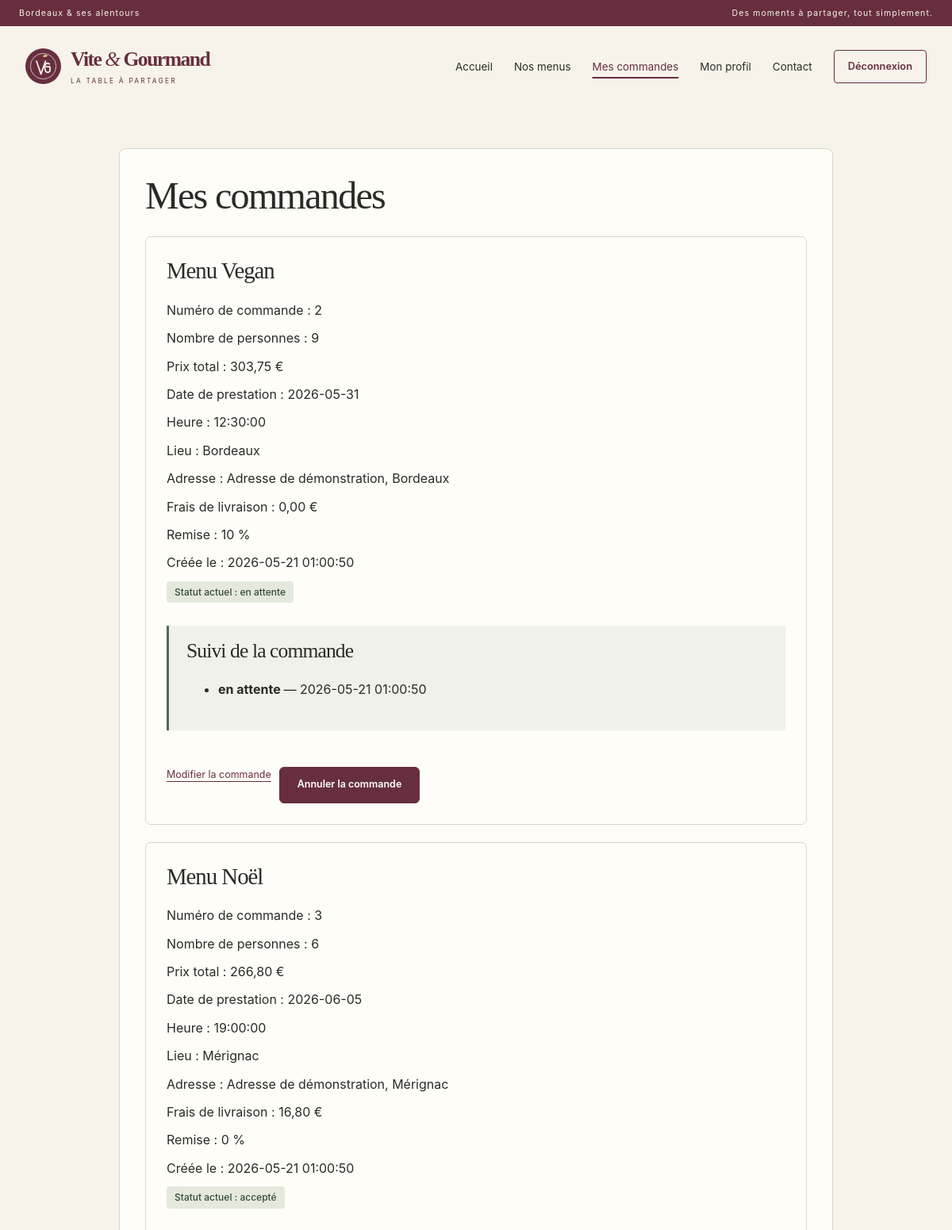
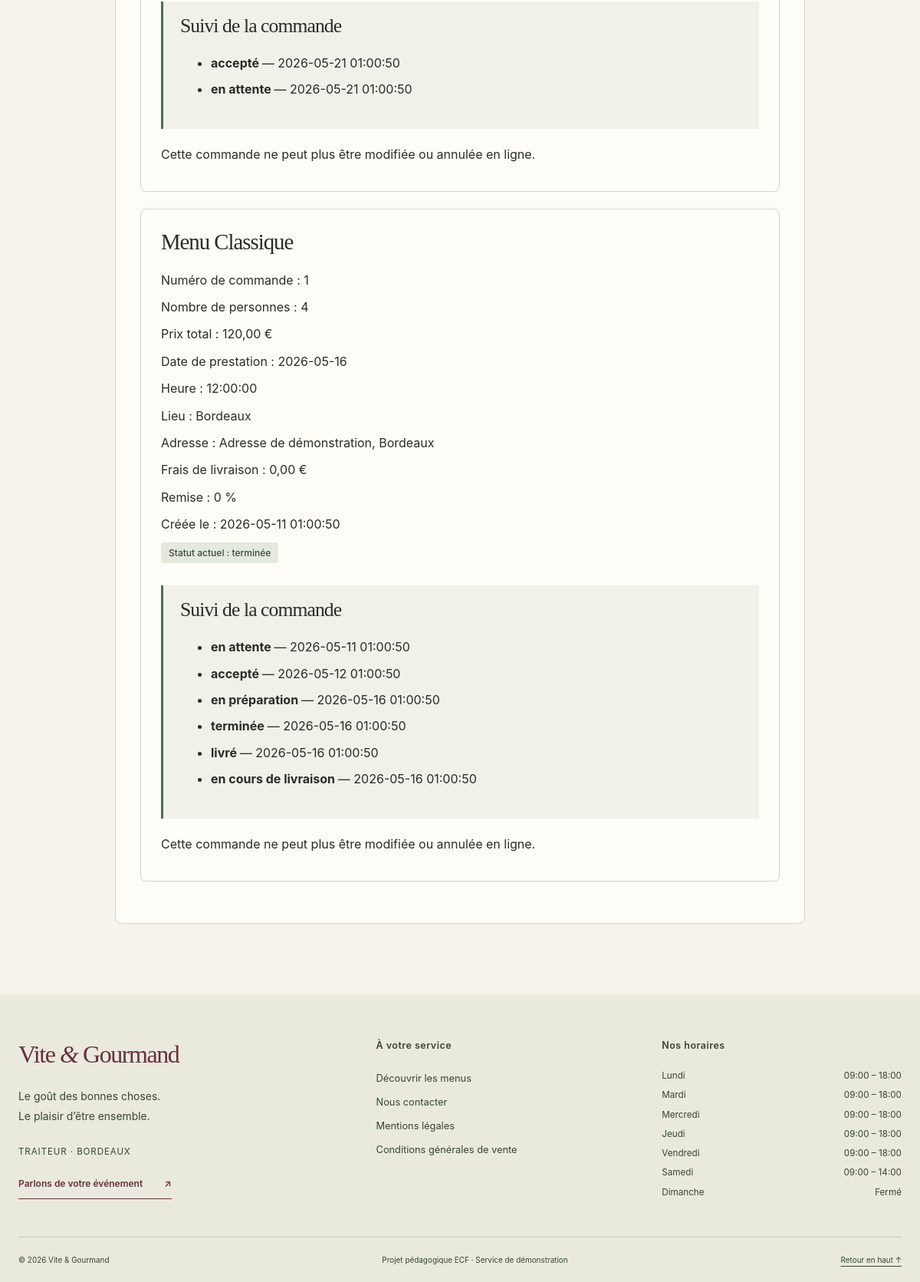
The app's page /mes-commandes.php (signed in) with its own data (2 pictures, top to bottom).
### tables this page shows
CREATE TABLE `commandes` (
    `id` INT NOT NULL AUTO_INCREMENT,

    `user_id` INT NOT NULL,
    `menu_id` INT NOT NULL,

    `nb_personnes` INT NOT NULL,
    `prix_total` DECIMAL(10,2) NOT NULL,

    `date_prestation` DATE DEFAULT NULL,
    `heure_prestation` TIME DEFAULT NULL,
    `lieu_prestation` VARCHAR(255) DEFAULT NULL,
    `adresse_prestation` VARCHAR(255) DEFAULT NULL,

    `distance_km` DECIMAL(10,2) NOT NULL DEFAULT 0,
    `frais_livraison` DECIMAL(10,2) NOT NULL DEFAULT 0,
    `remise_pourcentage` DECIMAL(5,2) NOT NULL DEFAULT 0,

    `statut` VARCHAR(50) NOT NULL DEFAULT 'en attente',

    `mode_contact_annulation` VARCHAR(100) DEFAULT NULL,
    `motif_annulation` TEXT DEFAULT NULL,
    `date_annulation` DATETIME DEFAULT NULL,

    `date_debut_attente_retour` DATETIME DEFAULT NULL,
    `date_retour_materiel` DATETIME DEFAULT NULL,
    `materiel_retourne` TINYINT(1) NOT NULL DEFAULT 0,
    `frais_retard_materiel` DECIMAL(10,2) NOT NULL DEFAULT 0,

    `notification_retard_envoyee` TINYINT(1) NOT NULL DEFAULT 0,
    `date_notification_retard` DATETIME DEFAULT NULL,

    `created_at` TIMESTAMP NOT NULL DEFAULT CURRENT_TIMESTAMP,
    `updated_at` TIMESTAMP NOT NULL DEFAULT CURRENT_TIMESTAMP
        ON UPDATE CURRENT_TIMESTAMP,

    PRIMARY KEY (`id`),

    KEY `idx_commandes_user` (`user_id`),
    KEY `idx_commandes_menu` (`menu_id`),
    KEY `idx_commandes_statut` (`statut`),
    KEY `idx_commandes_created_menu` (`created_at`, `menu_id`),

    CONSTRAINT `fk_commandes_user`
        FOREIGN KEY (`user_id`)
        REFERENCES `users` (`id`),

    CONSTRAINT `fk_commandes_menu`
        FOREIGN KEY (`menu_id`)
        REFERENCES `menus` (`id`)

);

CREATE TABLE `menus` (
    `id` INT NOT NULL AUTO_INCREMENT,
    `titre` VARCHAR(255) NOT NULL,
    `description` TEXT NOT NULL,
    `prix` DECIMAL(10,2) NOT NULL,
    `nb_personnes_min` INT NOT NULL,

    `theme` VARCHAR(100) DEFAULT NULL,
    `regime` VARCHAR(100) DEFAULT NULL,

    `stock_disponible` INT NOT NULL DEFAULT 0,

    `conditions_menu` TEXT DEFAULT NULL,
    `delai_commande_heures` INT DEFAULT NULL,

    `actif` TINYINT(1) NOT NULL DEFAULT 1,

    PRIMARY KEY (`id`)
);

CREATE TABLE `historique_statuts` (
    `id` INT NOT NULL AUTO_INCREMENT,
    `commande_id` INT NOT NULL,
    `statut` VARCHAR(50) NOT NULL,
    `modifie_par` INT DEFAULT NULL,
    `date_modification` DATETIME NOT NULL DEFAULT CURRENT_TIMESTAMP,

    PRIMARY KEY (`id`),

    CONSTRAINT `fk_historique_commande`
        FOREIGN KEY (`commande_id`)
        REFERENCES `commandes` (`id`)
        ON DELETE CASCADE,

    CONSTRAINT `fk_historique_user`
        FOREIGN KEY (`modifie_par`)
        REFERENCES `users` (`id`)
        ON DELETE SET NULL

);

CREATE TABLE `horaires` (
    `id` INT NOT NULL AUTO_INCREMENT,
    `jour` VARCHAR(20) NOT NULL,
    `heure_ouverture` TIME DEFAULT NULL,
    `heure_fermeture` TIME DEFAULT NULL,
    `ferme` TINYINT(1) NOT NULL DEFAULT 0,

    PRIMARY KEY (`id`),
    UNIQUE KEY `jour` (`jour`)
);

### Config/security.php (called while the page is built, shortened)
<?php
function e(mixed $value): string
{
    return htmlspecialchars((string) $value, ENT_QUOTES | ENT_SUBSTITUTE, 'UTF-8');
}

### Public/mes-commandes.php (the view, shortened to what this page needs)
<?php
require_once __DIR__ . '/../Config/database.php';
$user_id = $_SESSION['user_id'];
$sql = '
    SELECT
        menus.titre,
        commandes.id,
        commandes.nb_personnes,
        commandes.prix_total,
        commandes.statut,
        commandes.date_prestation,
        commandes.heure_prestation,
        commandes.lieu_prestation,
        commandes.adresse_prestation,
        commandes.frais_livraison,
        commandes.remise_pourcentage,
        commandes.created_at,
        (SELECT COUNT(*) FROM avis WHERE avis.commande_id = commandes.id) AS avis_depose
    FROM commandes
    INNER JOIN menus
        ON commandes.menu_id = menus.id
    WHERE commandes.user_id = :user_id
    ORDER BY commandes.created_at DESC
';
$stmt = $pdo->prepare($sql);
$stmt->execute([
    ':user_id' => $user_id
]);
$commandes = $stmt->fetchAll(PDO::FETCH_ASSOC);
$sqlHistorique = '
    SELECT
        historique_statuts.commande_id,
        historique_statuts.statut,
        historique_statuts.date_modification
    FROM historique_statuts
    INNER JOIN commandes
        ON historique_statuts.commande_id = commandes.id
    WHERE commandes.user_id = :user_id
    ORDER BY historique_statuts.date_modification ASC
';
$stmtHistorique = $pdo->prepare($sqlHistorique);
$stmtHistorique->execute([
    ':user_id' => $user_id
]);
$historiques = $stmtHistorique->fetchAll(PDO::FETCH_ASSOC);
$historiquesParCommande = [];
foreach ($historiques as $historique) {
    $commandeId = $historique['commande_id'];
    $historiquesParCommande[$commandeId][] = $historique;
}
?>
<?php require_once __DIR__ . '/../Templates/layout.php';
renderHeader('Mes commandes'); ?>
    <section class="content-panel">
        <h1>Mes commandes</h1>
        <?php if (empty($commandes)): ?>
            <p>
                Aucune commande pour le moment.
            </p>
        <?php else: ?>
            <?php foreach ($commandes as $commande): ?>
                <div class="commande">
                    <h2>
                        <?= htmlspecialchars($commande['titre']) ?>
                    </h2>
                    <p>
                        Numéro de commande :
                        <?= (int) $commande['id'] ?>
                    </p>
                    <p>
                        Nombre de personnes :
                        <?= (int) $commande['nb_personnes'] ?>
                    </p>
                    <p>
                        Prix total :
                        <?= number_format($commande['prix_total'], 2, ',', ' ') ?>
                        €
                    </p>
                    <p>
                        Date de prestation :
                        <?= !empty($commande['date_prestation']) ? htmlspecialchars($commande['date_prestation']) : 'Non renseignée' ?>
                    </p>
                    <p>
                        Heure :
                        <?= !empty($commande['heure_prestation']) ? htmlspecialchars($commande['heure_prestation']) : 'Non renseignée' ?>
                    </p>
                    <p>
                        Lieu :
                        <?= !empty($commande['lieu_prestation']) ? htmlspecialchars($commande['lieu_prestation']) : 'Non renseigné' ?>
                    </p>
                    <p>
                        Adresse :
                        <?= !empty($commande['adresse_prestation']) ? htmlspecialchars($commande['adresse_prestation']) : 'Non renseignée' ?>
                    </p>
                    <p>
                        Frais de livraison :
                        <?= number_format($commande['frais_livraison'], 2, ',', ' ') ?>
                        €
                    </p>
                    <p>
                        Remise :
                        <?= number_format($commande['remise_pourcentage'], 0) ?>
                        %
                    </p>
                    <p>
                        Créée le :
                        <?= htmlspecialchars($commande['created_at']) ?>
                    </p>
                    <p class="statut">
                        Statut actuel :
                        <?= htmlspecialchars($commande['statut']) ?>
                    </p>
                    <div class="historique">
                        <h3>Suivi de la commande</h3>
                        <?php
                $commandeId = $commande['id'];
                ?>
                        <?php
                if (
                    !empty(
                        $historiquesParCommande[$commandeId]
                    )
                ):
                    ?>
                            <ul>
                                <?php
                            foreach (
                                $historiquesParCommande[$commandeId] as $historique
                            ):
                                ?>
                                    <li>
                                        <strong>
                                            <?= htmlspecialchars($historique['statut']) ?>
                                        </strong>
                                        —
                                        <?= htmlspecialchars($historique['date_modification']) ?>
                                    </li>
                                <?php endforeach; ?>
                            </ul>
                        <?php endif; ?>
                    </div>
                    <?php if ($commande['statut'] === 'en attente'): ?>
                        <div class="actions">
                            <a
                                href="modifier-commande.php?id=<?= (int) $commande['id'] ?>"
                            >
                                Modifier la commande
                            </a>
                            <form method="post" action="supprimer-commande.php" class="inline-form">
                                <button type="submit" class="danger">Annuler la commande</button>
                            </form>
                        </div>
                    <?php else: ?>
                        <p>
                            Cette commande ne peut plus
                            être modifiée ou annulée en ligne.
                        </p>
                    <?php endif; ?>
                </div>
            <?php endforeach; ?>
        <?php endif; ?>
    </section>
<?php renderFooter($pdo); ?>

### Templates/layout.php (shortened to what this page needs)
<?php
require_once __DIR__ . '/../Config/security.php';
function renderHeader(string $title): void
{
    $role = $_SESSION['role'] ?? '';
    $staff = in_array($role, ['admin', 'employe'], true);
    $links = $staff
        ? ['admin-commandes.php' => 'Commandes', 'admin-menus.php' => 'Menus', 'admin-plats.php' => 'Plats', 'admin-horaires.php' => 'Horaires', 'admin-avis.php' => 'Avis']
        : ['index.php' => 'Accueil', 'menus.php' => 'Nos menus'];
    if ($role === 'admin') {
        $links = ['admin-statistiques.php' => 'Statistiques'] + $links + ['admin-employes.php' => 'Équipe'];
    } elseif ($role === 'utilisateur') {
        $links += ['mes-commandes.php' => 'Mes commandes', 'mon-profil.php' => 'Mon profil'];
    }
    if (!$staff) {
        $links['contact.php'] = 'Contact';
    }
    $current = basename($_SERVER['SCRIPT_NAME'] ?? '');
    ?>
<!DOCTYPE html>
<html lang="fr">
<head>
    <link rel="stylesheet" href="style.css?v=<?= filemtime(__DIR__ . '/../Public/style.css') ?>">
</head>
<body class="<?= $staff ? 'staff-page' : 'public-page' ?>">
<div class="announcement">
    <span>Bordeaux & ses alentours</span>
    <span>Des moments à partager, tout simplement.</span>
</div>
<header class="site-header">
    <a class="brand" href="index.php" aria-label="Vite et Gourmand, accueil">
        <img src="assets/images/embleme.svg" alt="" width="45" height="45">
        <span>Vite <i>&</i> Gourmand<small>LA TABLE À PARTAGER</small></span>
    </a>
    <nav id="main-navigation" class="navbar-links" aria-label="Navigation principale">
        <?php foreach ($links as $href => $label): ?>
            <a href="<?= e($href) ?>" <?= $current === $href ? 'aria-current="page"' : '' ?>><?= e($label) ?></a>
        <?php endforeach; ?>
        <?php if (isset($_SESSION['user_id'])): ?>
            <form method="post" action="logout.php" class="logout-form">
                <button class="nav-account" type="submit">Déconnexion</button>
            </form>
        <?php else: ?>
            <a class="nav-account" href="login.php" <?= $current === 'login.php' ? 'aria-current="page"' : '' ?>>Mon espace <span aria-hidden="true">↗</span></a>
        <?php endif; ?>
    </nav>
</header>
<main id="main-content" class="page-shell">
<?php
}
function renderFooter(PDO $pdo): void
{
    $rows = $pdo->query('SELECT jour, heure_ouverture, heure_fermeture, ferme FROM horaires')->fetchAll(PDO::FETCH_ASSOC);
    $horaires = [];
    foreach ($rows as $row) {
        $horaires[strtolower($row['jour'])] = $row;
    }
    ?>
</main>
<footer class="site-footer">
    <div class="footer-grid">
        <div class="footer-intro">
            <a class="footer-brand" href="index.php">Vite <i>&</i> Gourmand</a>
            <p>Le goût des bonnes choses.<br>Le plaisir d’être ensemble.</p>
            <p class="footer-location">Traiteur · Bordeaux</p>
            <a href="contact.php" class="text-link">Parlons de votre événement <span aria-hidden="true">↗</span></a>
        </div>
        <div>
            <h2>À votre service</h2>
            <ul class="footer-links">
                <li><a href="menus.php">Découvrir les menus</a></li>
                <li><a href="contact.php">Nous contacter</a></li>
                <li><a href="mentions-legales.php">Mentions légales</a></li>
                <li><a href="cgv.php">Conditions générales de vente</a></li>
            </ul>
        </div>
        <div>
            <h2>Nos horaires</h2>
            <dl class="opening-hours">
                <?php foreach (['Lundi', 'Mardi', 'Mercredi', 'Jeudi', 'Vendredi', 'Samedi', 'Dimanche'] as $jour): $h = $horaires[strtolower($jour)] ?? null; ?>
                    <div>
                        <dt><?= $jour ?></dt>
                        <dd>
                            <?php if (!$h): ?>
                                Non renseigné
                            <?php elseif ((int) $h['ferme'] === 1): ?>
                                Fermé
                            <?php else: ?>
                                <?= e(substr((string) $h['heure_ouverture'], 0, 5)) ?> – <?= e(substr((string) $h['heure_fermeture'], 0, 5)) ?>
                            <?php endif; ?>
                        </dd>
                    </div>
                <?php endforeach; ?>
            </dl>
        </div>
    </div>
    <div class="footer-bottom">
        <span>© <?= date('Y') ?> Vite & Gourmand</span>
        <span>Projet pédagogique ECF · Service de démonstration</span>
        <a href="#main-content">Retour en haut ↑</a>
    </div>
</footer>
</body>
</html>
<?php
}

### records on screen
commandes: menu.titre "Menu Vegan", id "2", nb_personnes "9", prix_total "303,75", date_prestation "2026-05-31", heure_prestation "12:30:00", lieu_prestation "Bordeaux", adresse_prestation "Adresse de démonstration, Bordeaux", frais_livraison "0,00", remise_pourcentage "10", created_at "2026-05-21 01:00:50", statut "en attente"
historique_statuts: statut "en attente", date_modification "2026-05-21 01:00:50"
commandes: menu.titre "Menu Noël", id "3", nb_personnes "6", prix_total "266,80", date_prestation "2026-06-05", heure_prestation "19:00:00", lieu_prestation "Mérignac", adresse_prestation "Adresse de démonstration, Mérignac", frais_livraison "16,80", remise_pourcentage "0", created_at "2026-05-21 01:00:50", statut "accepté", shows "Cette commande ne peut plus être modifiée ou annulée en ligne."
historique_statuts: statut "accepté", date_modification "2026-05-21 01:00:50"
historique_statuts: statut "en attente", date_modification "2026-05-21 01:00:50"
commandes: menu.titre "Menu Classique", id "1", nb_personnes "4", prix_total "120,00", date_prestation "2026-05-16", heure_prestation "12:00:00", lieu_prestation "Bordeaux", adresse_prestation "Adresse de démonstration, Bordeaux", frais_livraison "0,00", remise_pourcentage "0", created_at "2026-05-11 01:00:50", statut "terminée", shows "Cette commande ne peut plus être modifiée ou annulée en ligne."
historique_statuts: statut "en attente", date_modification "2026-05-11 01:00:50"
historique_statuts: statut "accepté", date_modification "2026-05-12 01:00:50"
historique_statuts: statut "en préparation", date_modification "2026-05-16 01:00:50"
historique_statuts: statut "terminée", date_modification "2026-05-16 01:00:50"
historique_statuts: statut "livré", date_modification "2026-05-16 01:00:50"
historique_statuts: statut "en cours de livraison", date_modification "2026-05-16 01:00:50"
horaires: jour "Lundi", heure_ouverture "09:00", heure_fermeture "18:00"
horaires: jour "Mardi", heure_ouverture "09:00", heure_fermeture "18:00"
horaires: jour "Mercredi", heure_ouverture "09:00", heure_fermeture "18:00"
horaires: jour "Jeudi", heure_ouverture "09:00", heure_fermeture "18:00"
horaires: jour "Vendredi", heure_ouverture "09:00", heure_fermeture "18:00"
horaires: jour "Samedi", heure_ouverture "09:00", heure_fermeture "14:00"

### other values on screen
$label "Accueil"
$label "Nos menus"
$label "Mes commandes"
$label "Mon profil"
$label "Contact"
$jour "Dimanche"
